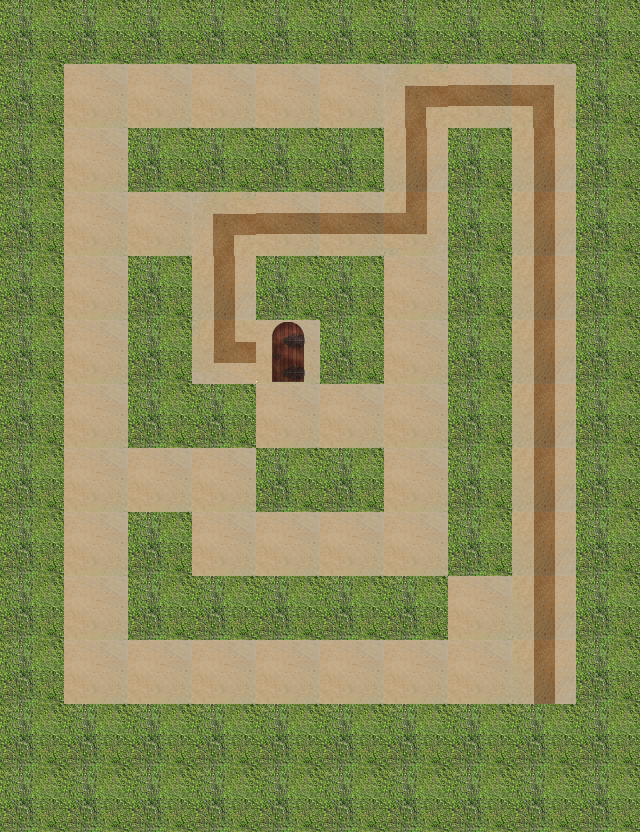

This is a level from a 2D game, rendered from its Tiled map with the project's own tilesets. A one-line summary and the map file follow, with tile-layer data summarised:
An orthogonal 10x13 tile map with 64x64 px tiles, 4 tile layers (path, wall, hint, end), 1 hidden layer not drawn.

<map version="1.0" orientation="orthogonal" renderorder="right-down" width="10" height="13" tilewidth="64" tileheight="64">
 <properties>
  <property name="bestTimePossible" value="6.05" />
  <property name="viewSize" value="5" />
 </properties>
 <tileset firstgid="1" name="sandbush" tilewidth="64" tileheight="64">
  <image source="sandbush.png" width="256" height="192" />
 </tileset>
 <layer name="path" width="10" height="13">
  <data>[130 cells, 54 non-empty, 1 distinct tile ids]</data>
 </layer>
 <layer name="wall" width="10" height="13">
  <data>[130 cells, 76 non-empty, 1 distinct tile ids]</data>
 </layer>
 <layer name="hint" width="10" height="13">
  <data>[130 cells, 19 non-empty, 6 distinct tile ids]</data>
 </layer>
 <layer name="start" width="10" height="13" visible="0">
  <data>[130 cells, 1 non-empty, 1 distinct tile ids]</data>
 </layer>
 <layer name="end" width="10" height="13">
  <data>[130 cells, 1 non-empty, 1 distinct tile ids]</data>
 </layer>
</map>
